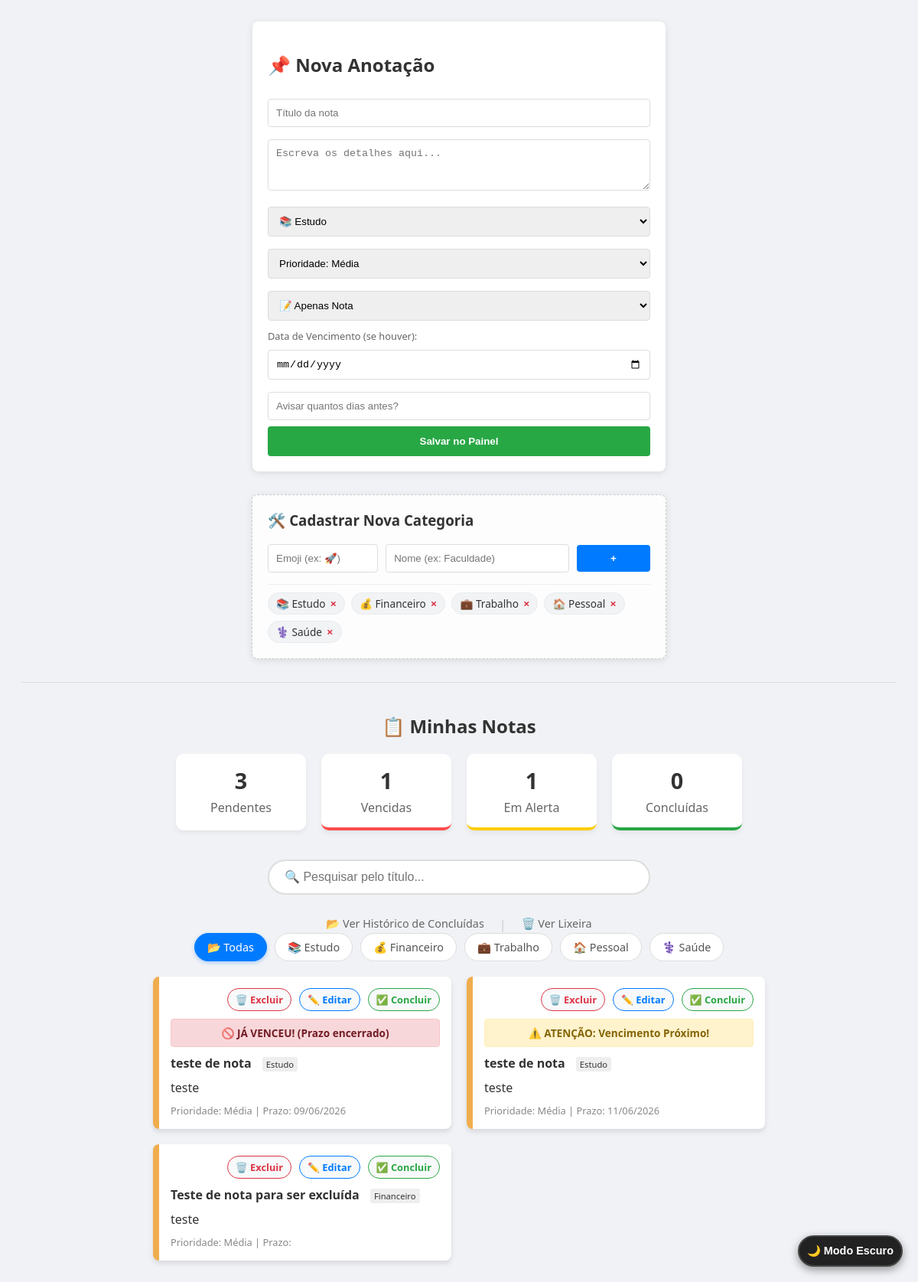
Before: / with the older database file.
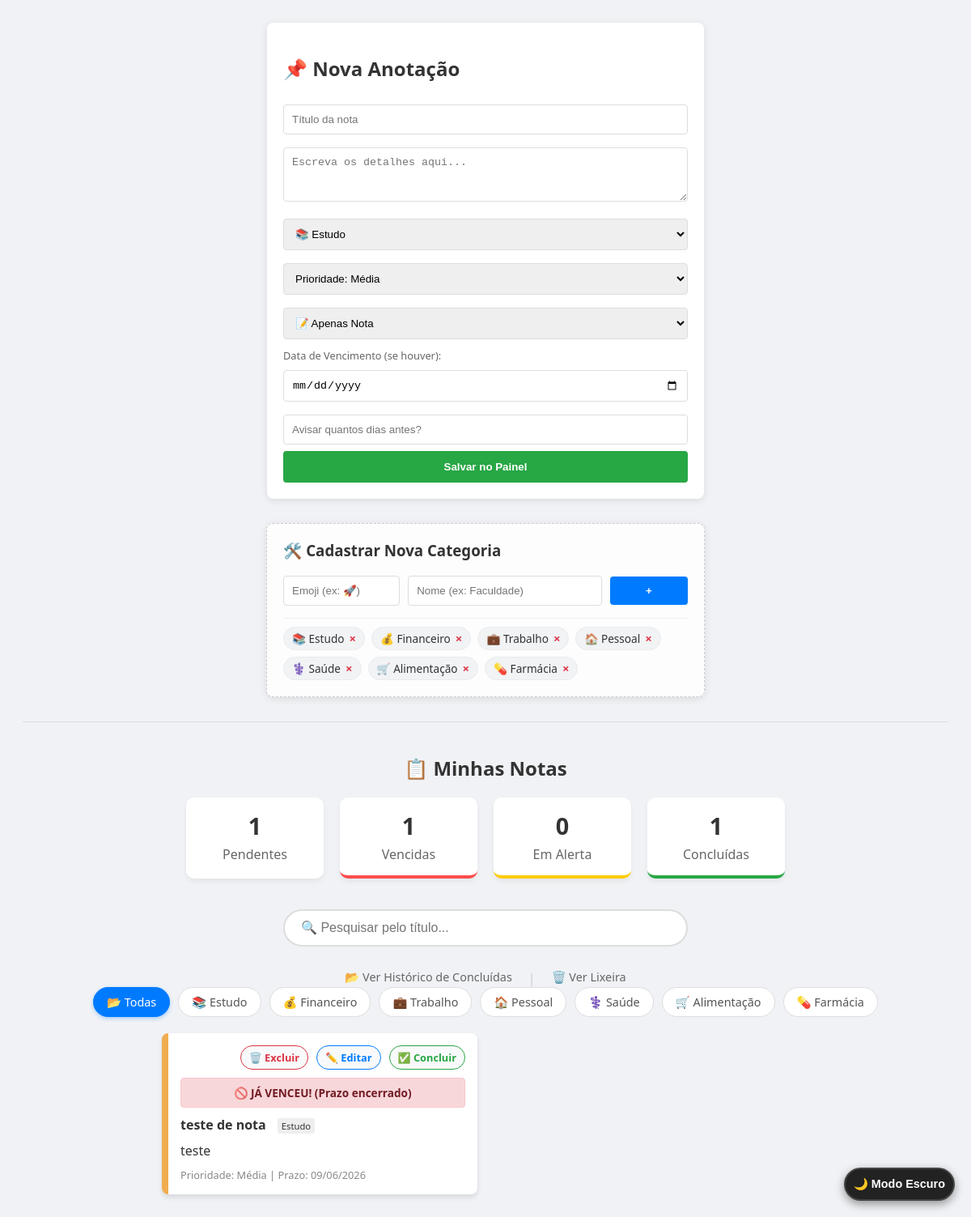
After: the same page with the newer database file.
### tables this page shows
CREATE TABLE categorias (
            id INTEGER PRIMARY KEY AUTOINCREMENT,
            nome TEXT NOT NULL UNIQUE,
            emoji TEXT
        );

CREATE TABLE notas (
            id INTEGER PRIMARY KEY AUTOINCREMENT,
            titulo TEXT NOT NULL,
            conteudo TEXT,
            categoria TEXT, -- Ex: Estudo, Financeiro, Trabalho
            prioridade TEXT, -- Ex: Alta, Média, Baixa
            tipo TEXT, -- Ex: Nota ou Lembrete
            data_criacao TIMESTAMP DEFAULT CURRENT_TIMESTAMP,
            data_vencimento DATE, -- Para os lembretes de conta
            dias_aviso INTEGER, -- Quantos dias antes avisar
            status TEXT DEFAULT 'Ativo', -- Ex: Ativo ou Concluído
            data_exclusao DATE -- Dia que uma nota foi excluída
        );

### app.py (the view)
@app.route('/')
def index():
    limpar_lixeira_automatica() # Chama a função de limpeza toda vez que a página inicial for acessada
    conn = conectar_banco()
    cursor = conn.cursor()
    categoria_filtrada = request.args.get('categoria')
    comando_sql = "SELECT * FROM notas WHERE status = 'Ativo'"
    parametros = []
    if categoria_filtrada and categoria_filtrada != 'Todas':
        comando_sql += " AND categoria = ?"
        parametros.append(categoria_filtrada)
    comando_sql += """
        ORDER BY
            CASE prioridade
                WHEN 'Alta' THEN 1
                WHEN 'Média' THEN 2
                WHEN 'Baixa' THEN 3
                ELSE 4
            END,
            data_criacao DESC
    """
    cursor.execute(comando_sql, parametros)
    notas = cursor.fetchall()
    cursor.execute("SELECT * FROM notas WHERE status = 'Ativo'")
    todas_ativas = cursor.fetchall()
    total = len(todas_ativas)
    vencidas = 0
    alertas = 0
    hoje = date.today()
    for n in todas_ativas:
        if n[7]:
            data_v = datetime.strptime(n[7], '%Y-%m-%d').date()
            diferenca = (data_v - hoje).days
            if diferenca < 0:
                vencidas += 1
            elif diferenca <= (n[8] or 3): #contagem para alerta de aviso ou popar alerta em 3 dias
                alertas +=1
    cursor.execute("SELECT COUNT (*) FROM notas WHERE status = 'Concluido'")
    concluidas_total = cursor.fetchone()[0]
    notas_processadas = []
    for n in notas:
        n_lista = list(n)
        status_visual = ""
        if n[7]: # Se tiver uma data de vencimento
            data_v = datetime.strptime(n[7], '%Y-%m-%d').date()
            diferenca = (data_v - hoje).days
            if diferenca < 0: status_visual = "vencido"
            elif diferenca <= (n[8] or 3): status_visual = "alerta"
            n_lista[7] = data_v.strftime('%d/%m/%Y') #formatação para data brasileira
        n_lista.append(status_visual)
        notas_processadas.append(n_lista)
    cursor.execute("SELECT id, nome, emoji FROM categorias")
    lista_categorias = cursor.fetchall()
    conn.close()
    return render_template('index.html',
                           notas = notas_processadas,
                           total = total,
                           vencidas = vencidas,
                           alertas = alertas,
                           concluidas_total = concluidas_total,
                           categorias = lista_categorias,
                           categoria_ativa = categoria_filtrada or 'Todas')

### app.py (called while the page is built)
def conectar_banco():
    return sqlite3.connect('painel_dados.db')

def limpar_lixeira_automatica(dias_limite=30): #alterar o dias_limite de acordo com a necessidade de duração das notas
    conn = conectar_banco()
    cursor = conn.cursor()
    data_corte = (datetime.now() - timedelta(days=dias_limite)).strftime('%Y-%m-%d')
    cursor.execute("DELETE FROM notas WHERE status = 'lixeira' AND data_exclusao <= ?", (data_corte,))
    conn.commit()
    conn.close()

### templates/index.html (shortened to what this page needs)
<!DOCTYPE html>
<html lang="pt-br">
<head>
    <link rel="stylesheet" href="{{ url_for('static', filename='style.css') }}">
</head>
<body>
    <button class="btn-dark-toggle" id="darkToggle">🌙 Modo Escuro</button>
    <div class="form-container">
        <h2>📌 Nova Anotação</h2>
        <form action="/adicionar" method="POST">
            <input type="text" name="titulo" placeholder="Título da nota" required>
            <textarea name="conteudo" rows="3" placeholder="Escreva os detalhes aqui..."></textarea>
            <select name="categoria" required>
                {% for categoria in categorias %}
                    <option value="{{ categoria[1] }}">{{ categoria[2] }} {{ categoria[1] }}</option>
                {% endfor %}
            </select>
            <select name="prioridade">
                <option value="Média" selected>Prioridade: Média</option>
            </select>
            <select name="tipo">
                <option value="Nota">📝 Apenas Nota</option>
            </select>
            <label style="font-size: 0.8em; color: #666;">Data de Vencimento (se houver):</label>
            <input type="date" name="data_vencimento">
            <input type="number" name="dias_aviso" placeholder="Avisar quantos dias antes?">
            <button type="submit">Salvar no Painel</button>
        </form>
    </div>
    <div class="form-container" style="margin-top: 10px; background: #fdfdfd; border: 1px dashed #ccc;">
        <h3 style="margin-top: 0;">🛠️ Cadastrar Nova Categoria</h3>
        <form action="/adicionar_categoria" method="POST" style="display: flex; gap: 10px; align-items: center; margin-bottom: 15px;">
            <input type="text" name="emoji" placeholder="Emoji (ex: 🚀)" style="width: 30%; margin: 0;" required>
            <input type="text" name="nome" placeholder="Nome (ex: Faculdade)" style="width: 50%; margin: 0;" required>
            <button type="submit" style="width: 20%; padding: 10px; background: #007bff; margin: 0;">+</button>
        </form>
        <div style="display: flex; flex-wrap: wrap; gap: 8px; border-top: 1px solid #eee; padding-top: 10px;">
            {% for categoria in categorias %}
                <div class="categoria-badge" style="background: #f1f3f5; padding: 4px 10px; border-radius: 20px; font-size: 0.85em; display: flex; align-items: center; gap: 6px; border: 1px solid #e9ecef;">
                    <span>{{ categoria[2] }} {{ categoria[1] }}</span>
                    <a href="/excluir_categoria/{{ categoria[0] }}"
                       style="color: #dc3545; text-decoration: none; font-weight: bold; font-size: 1.1em; line-height: 1;"
                       onclick="return confirm('Tem certeza que deseja excluir a categoria &quot;{{ categoria[1] }}&quot;?')">×</a>
                </div>
            {% endfor %}
        </div>
    </div>
    <hr>
    <h2 style="text-align: center; margin-top: 40px;">📋 Minhas Notas</h2>
    <div class="dashboard">
        <div class="card-resumo">
            <h3>{{ total }}</h3>
            <p>Pendentes</p>
        </div>
        <div class="card-resumo" style="border-bottom: 4px solid #ff4d4d;">
            <h3>{{ vencidas }}</h3>
            <p>Vencidas</p>
        </div>
        <div class="card-resumo" style="border-bottom: 4px solid #ffcc00;">
            <h3>{{ alertas }}</h3>
            <p>Em Alerta</p>
        </div>
        <div class="card-resumo" style="border-bottom: 4px solid #28a745;">
            <h3>{{ concluidas_total }}</h3>
            <p>Concluídas</p>
        </div>
    </div>
    <div class="busca-container">
        <input type="text" id="inputBusca" placeholder="🔍 Pesquisar pelo título..." onkeyup="filtrarBusca()">
    </div>
    <div style="text-align: center; margin-top: 15px; display: flex; justify-content: center; gap: 20px;">
        <a href="/concluidas" style="color: #666; font-size: 0.9em; text-decoration: none; font-weight: 500;">📂 Ver Histórico de Concluídas</a>
        <span style="color: #ccc;">|</span>
        <a href="/lixeira" style="color: #666; font-size: 0.9em; text-decoration: none; font-weight: 500;">🗑️ Ver Lixeira</a>
    </div>
    <div class="filtros-container">
        <a href="/" class="btn-filtro {% if categoria_ativa == 'Todas' %}active{% endif %}">📂 Todas</a>
        {% for categoria in categorias %}
            <a href="/?categoria={{ categoria[1] }}" class="btn-filtro {% if categoria_ativa == categoria[1] %}active{% endif %}"> {{ categoria[2] }} {{ categoria[1] }} </a>
        {% endfor %}
    </div>
    <div class="notas-container">
        {% for n in notas %}
        <div class="nota-card {{ n[4] }}">
            <a href="/concluir/{{ n[0] }}" class="btn-concluir">✅ Concluir</a>
            <a href="/editar/{{ n[0] }}" class="btn-editar">✏️ Editar</a>
            <a href="/deletar_lixeira/{{ n[0] }}" class="btn-excluir" onclick="return confirm('Mandar esta nota para a lixeira?')">🗑️ Excluir</a>
            {% if n[-1] == "vencido" %}
                <div class="alerta-vencido">
                    🚫 JÁ VENCEU! (Prazo encerrado)
                </div>
            {% elif n[-1] == "alerta" %}
                <div class="alerta-vencimento">
                    ⚠️ ATENÇÃO: Vencimento Próximo!
                </div>
            {% endif %}
            <div style="margin-top: 10px; clear: both;">
                <strong>{{ n[1] }}</strong>
                <span class="nota-badge-categoria"> {{ n[3] }} </span>
            </div>
            <p style="margin: 10px 0;">{{ n[2] }}</p>
            <div style="font-size: 0.8em; color: #888;">
                Prioridade: {{ n[4] }} |
                Prazo: {{ n[7] }}
            </div>
        </div>
        {% endfor %}
    </div>
</body>
</html>

### static/style.css (style rules this page uses)
body { font-family: 'Segoe UI', sans-serif; background: #f0f2f5; padding: 20px; color: #333; }
hr { border: 0; border-top: 1px solid #ddd; margin: 20px 0; }
.form-container { background: white; padding: 20px; border-radius: 8px; max-width: 500px; margin: 0 auto 30px auto; box-shadow: 0 2px 10px rgba(0,0,0,0.1); }
input, select, textarea { width: 100%; margin: 8px 0; padding: 10px; border: 1px solid #ddd; border-radius: 4px; box-sizing: border-box; }
button { background: #28a745; color: white; border: none; padding: 12px; width: 100%; border-radius: 4px; cursor: pointer; font-weight: bold; }
.dashboard { display: flex; justify-content: center; gap: 20px; margin-bottom: 30px; }
.card-resumo { background: white; padding: 15px 25px; border-radius: 10px; box-shadow: 0 4px 6px rgba(0,0,0,0.05); text-align: center; min-width: 120px; }
.card-resumo h3 { margin: 0; font-size: 1.8em; font-weight: bold; }
.card-resumo p { margin: 5px 0 0 0; color: #666; }
.notas-container { max-width: 800px; margin: 0 auto; display: grid; grid-template-columns: 1fr 1fr; gap: 20px; }
.nota-card { background: white; padding: 15px; border-left: 8px solid #ccc; border-radius: 8px; box-shadow: 0 4px 6px rgba(0,0,0,0.1); transition: transform 0.2s; }
.nota-card.Média { border-left-color: #f0ad4e; }
.nota-badge-categoria { font-size: 0.7em; background: #eee; padding: 2px 5px; border-radius: 3px; margin-left: 10px; }
.alerta-vencimento, .alerta-vencido { padding: 8px; border-radius: 4px; font-size: 0.85em; margin-top: 10px; margin-bottom: 10px; font-weight: bold; text-align: center; display: block; position: relative; z-index: 1; clear: both; box-sizing: border-box; }
.alerta-vencido { background: #f8d7da; color: #721c24; border: 1px solid #f5c6cb; }
.btn-concluir, .btn-editar, .btn-excluir { float: right; background-color: #f8f9fa; padding: 5px 10px; margin-bottom: 10px; border-radius: 15px; text-decoration: none; font-size: 0.8em; font-weight: bold; position: relative; z-index: 10; }
.btn-concluir { color: #28a745; border: 1px solid #28a745; }
.btn-editar { margin-right: 10px; color: #007bff; border: 1px solid #007bff; }
.btn-excluir { margin-right: 10px; color: #dc3545; border: 1px solid #dc3545; }
.filtros-container { display: flex; justify-content: center; gap: 10px; margin-bottom: 20px; flex-wrap: wrap; }
.btn-filtro { padding: 8px 16px; background: white; border: 1px solid #ddd; border-radius: 20px; text-decoration: none; color: #555; font-size: 0.9em; transition: all 0.3s; }
.btn-filtro.active { background: #007bff; color: white; border-color: #007bff; box-shadow: 0 2px 5px rgba(0,123,255,0.3); }
.busca-container { max-width: 500px; margin: 0 auto 20px auto; }
#inputBusca { width: 100%; padding: 12px 20px; border: 2px solid #ddd; border-radius: 25px; font-size: 1em; outline: none; transition: border-color 0.3s; }
.btn-dark-toggle { position: fixed; bottom: 20px; right: 20px; width: auto !important; background: #222; color: #fff; border: 2px solid #444; padding: 10px 10px; border-radius: 50px; cursor: pointer; font-size: 0.9em; box-shadow: 0 4px 12px rgba(0,0,0,0.4); z-index: 9999; transition: all 0.2s ease; }

Changed rows visible on the page:
no longer on this page (row edited): notas: shows "⚠️ ATENÇÃO: Vencimento Próximo!", titulo "teste de nota", categoria "Estudo", conteudo "teste", prioridade "Média", data_vencimento "11/06/2026"
removed notas: titulo "Teste de nota para ser excluída", categoria "Financeiro", conteudo "teste", prioridade "Média"
added categorias: emoji "🛒", nome "Alimentação"
added categorias: emoji "💊", nome "Farmácia"
Other visible differences:
{{ total }}: "3" → "1"
{{ alertas }}: "1" → "0"
{{ concluidas_total }}: "0" → "1"
